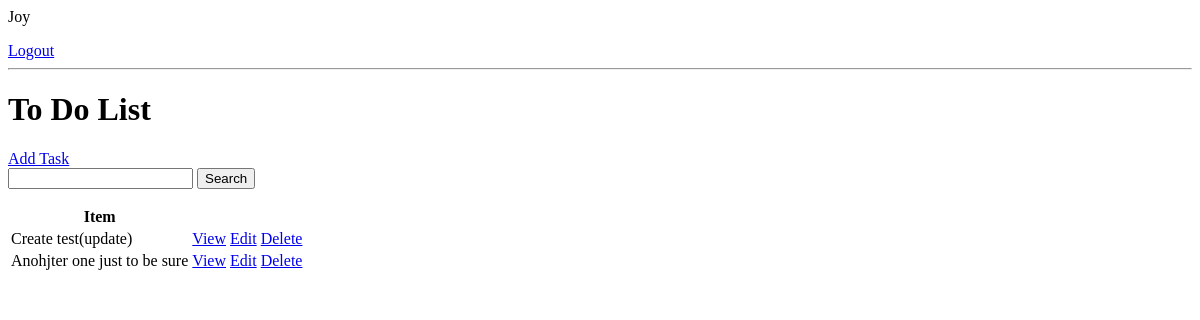
Page / (signed in) on the earlier database version.
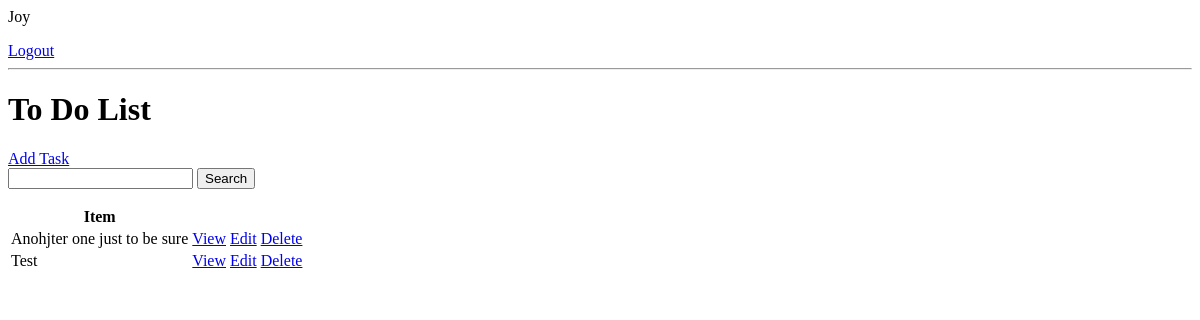
Same page on the later database version.
### Base/models.py (models this page shows, shortened)
class Task(models.Model):
    user= models.ForeignKey(User,on_delete=models.CASCADE,null=True,blank=True)
    title= models.CharField(max_length=250)
    description= models.TextField(null=True,blank=True)
    complete= models.BooleanField(default=False)
    create=models.DateTimeField(auto_now_add=True)
    class Meta:
        ordering=['complete']

### Base/views.py (the view)
# urls.py: path('',TaskList.as_view(),name='Tasks'),
class TaskList(LoginRequiredMixin,ListView):
    model=Task
    context_object_name="Tasks"
    def get_context_data(self, **kwargs: Any):
        context=super().get_context_data(**kwargs)
        context['Tasks']=context['Tasks'].filter(user=self.request.user)
        context['Count']=context['Tasks'].filter(complete=False).count()
        searchInput=self.request.GET.get('Serching') or ''
        if searchInput:
            context['Tasks']=context['Tasks'].filter(title__startswith=searchInput)
        context['searchInput']=searchInput
        return context

### Base/templates/Base/task_list.html
{%if request.user.is_authenticated%}
    <p>{{request.user}}</p>
    <a href="{%url 'Logout'%}">Logout</a>
{%else%}
    <a href="{%url 'Login'%}">Login</a>
{%endif%}
<hr>
<h1> To Do List</h1>
<a href="{%url 'Create'%}">Add Task</a>
<form method="get">
    <input type="type" name="Serching" value="{{searchInput}}">
    <input type="submit" value="Search">
</form>
<table>
    <tr>
        <th>Item</th>
        <th></th>
    </tr>
    {% for task in Tasks%}
    <tr>
        <td>{{task.title}}</td>
        <td><a href="{%url 'Detail' task.id%}">View</a></td>
        <td><a href="{%url 'Update' task.id%}">Edit</a></td>
        <td><a href="{%url 'Delete' task.id%}">Delete</a></td>
    </tr>
    {%empty%}
        <h2>Empty List</h2>
    {%endfor%}
</table>

Differences in the rows shown:
removed Task: title "Create test(update)"
added Task: title "Test"
